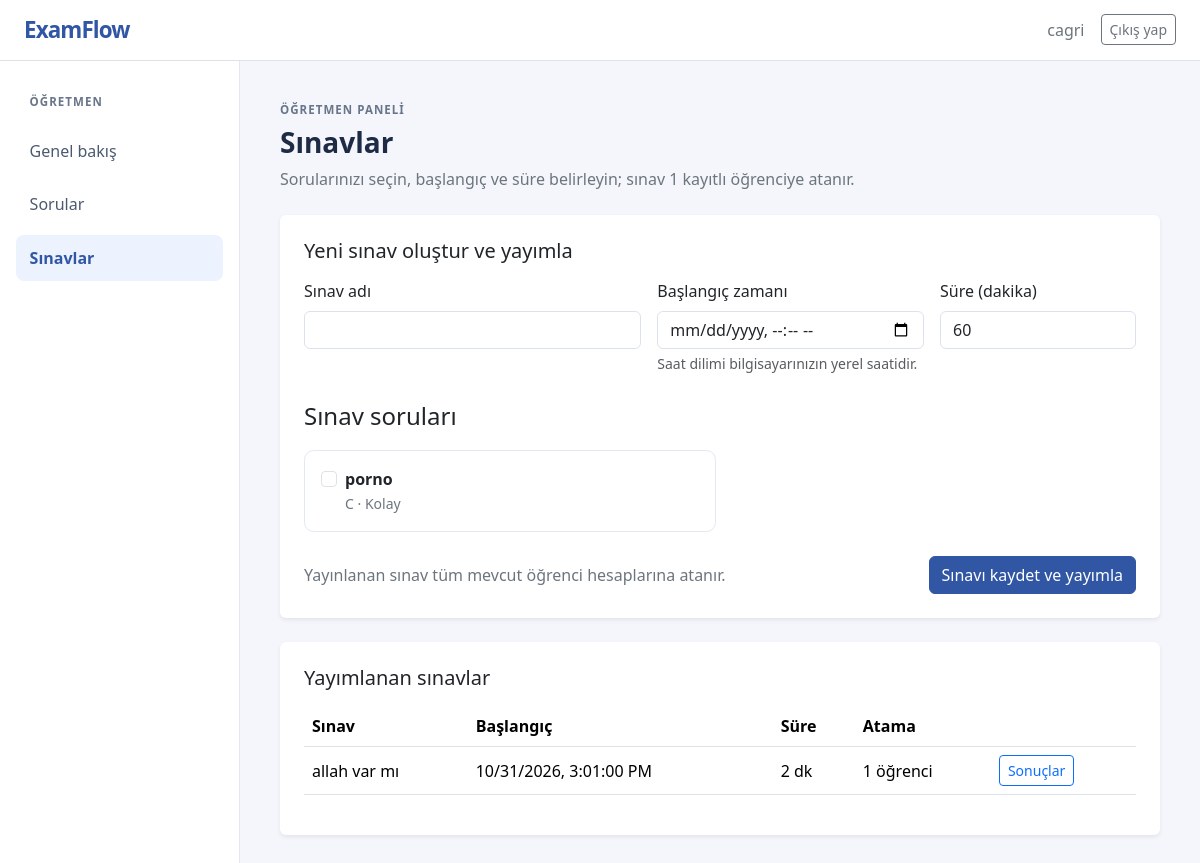
Screenshot of /teacher/exams (signed in) with the database file from the repository.
### examflow/models.py (models this page shows, shortened)
class User(UserMixin, db.Model):
    __tablename__ = "users"
    __table_args__ = (
        CheckConstraint(
            "role IN ('teacher', 'student')",
            name="ck_users_role",
        ),
    )
    id = db.Column(db.Integer, primary_key=True)
    username = db.Column(db.String(80), unique=True, nullable=False)
    full_name = db.Column(db.String(120), nullable=False)
    password_hash = db.Column(db.String(255), nullable=False)
    role = db.Column(db.String(20), nullable=False)

class Question(db.Model):
    __tablename__ = "questions"
    __table_args__ = (
        CheckConstraint(
            "difficulty IN ('easy', 'medium', 'hard')",
            name="ck_questions_difficulty",
        ),
    )
    id = db.Column(db.Integer, primary_key=True)
    teacher_id = db.Column(db.Integer, db.ForeignKey("users.id"), nullable=False)
    category_id = db.Column(
        db.Integer, db.ForeignKey("question_categories.id"), nullable=False
    )
    text = db.Column(db.Text, nullable=False)
    difficulty = db.Column(db.String(10), nullable=False)
    category = db.relationship("QuestionCategory")
    options = db.relationship(
        "QuestionOption",
        backref="question",
        cascade="all, delete-orphan",
        order_by="QuestionOption.id",
    )

class QuestionCategory(db.Model):
    __tablename__ = "question_categories"
    __table_args__ = (
        UniqueConstraint("teacher_id", "name", name="uq_category_teacher_name"),
    )
    id = db.Column(db.Integer, primary_key=True)
    teacher_id = db.Column(db.Integer, db.ForeignKey("users.id"), nullable=False)
    name = db.Column(db.String(80), nullable=False)
    teacher = db.relationship("User")

class Exam(db.Model):
    __tablename__ = "exams"
    __table_args__ = (
        CheckConstraint(
            "duration_minutes BETWEEN 1 AND 480",
            name="ck_exams_duration",
        ),
    )
    id = db.Column(db.Integer, primary_key=True)
    teacher_id = db.Column(db.Integer, db.ForeignKey("users.id"), nullable=False)
    title = db.Column(db.String(120), nullable=False)
    starts_at = db.Column(db.DateTime, nullable=False)
    duration_minutes = db.Column(db.Integer, nullable=False)
    created_at = db.Column(db.DateTime, nullable=False)
    exam_questions = db.relationship(
        "ExamQuestion",
        backref="exam",
        cascade="all, delete-orphan",
        order_by="ExamQuestion.position",
    )
    assignments = db.relationship(
        "ExamAssignment",
        backref="exam",
        cascade="all, delete-orphan",
    )

### examflow/teacher/routes.py (the view, shortened to what this page needs)
@teacher_bp.route("/exams", methods=["GET", "POST"])
@roles_required("teacher")
def exams():
    questions = (
        Question.query.filter_by(teacher_id=current_user.id)
        .order_by(Question.id.desc())
        .all()
    )
    exam_list = (
        Exam.query.filter_by(teacher_id=current_user.id)
        .order_by(Exam.starts_at.desc())
        .all()
    )
    return render_template(
        "teacher/exams.html",
        questions=questions,
        exams=exam_list,
        now=_utc_now(),
        student_count=User.query.filter_by(role="student").count(),
    )

### examflow/models.py (called while the page is built)
@login_manager.user_loader
def load_user(user_id):
    try:
        user_id = int(user_id)
    except (TypeError, ValueError):
        return None
    return db.session.get(User, user_id)

### examflow/teacher/routes.py (called while the page is built)
def _utc_now():
    return datetime.now(timezone.utc).replace(tzinfo=None)

### templates/teacher/exams.html (shortened to what this page needs)
{% extends "base.html" %}
{% block body %}
<nav class="navbar bg-white border-bottom">
    <div class="container-fluid px-4">
        <a class="navbar-brand brand-mark" href="{{ url_for('teacher.dashboard') }}">ExamFlow</a>
        <div class="d-flex align-items-center gap-3">
            <span class="text-secondary">{{ current_user.full_name }}</span>
            <form method="post" action="{{ url_for('auth.logout') }}">
                <button class="btn btn-outline-secondary btn-sm" type="submit">Çıkış yap</button>
            </form>
        </div>
    </div>
</nav>
<div class="dashboard-layout">
    <aside class="dashboard-sidebar">
        <span class="sidebar-label">ÖĞRETMEN</span>
        <a class="sidebar-link" href="{{ url_for('teacher.dashboard') }}">Genel bakış</a>
        <a class="sidebar-link" href="{{ url_for('teacher.questions') }}">Sorular</a>
        <a class="sidebar-link active" href="{{ url_for('teacher.exams') }}">Sınavlar</a>
    </aside>
    <main class="dashboard-content">
        <p class="eyebrow mb-2">ÖĞRETMEN PANELİ</p>
        <h1 class="h3 fw-semibold">Sınavlar</h1>
        <p class="text-secondary mt-2">Sorularınızı seçin, başlangıç ve süre belirleyin; sınav {{ student_count }} kayıtlı öğrenciye atanır.</p>
        <section class="card border-0 shadow-sm mt-4">
            <div class="card-body p-4">
                <h2 class="h5 mb-3">Yeni sınav oluştur ve yayımla</h2>
                {% if not questions %}
                    <p class="text-secondary">Sınav oluşturmadan önce <a href="{{ url_for('teacher.questions') }}">soru bankasına</a> soru ekleyin.</p>
                {% else %}
                <form method="post" id="exam-form">
                    <div class="row g-3">
                        <div class="col-12 col-lg-5">
                            <label class="form-label" for="title">Sınav adı</label>
                            <input class="form-control" id="title" name="title" maxlength="120" required>
                        </div>
                        <div class="col-12 col-md-6 col-lg-4">
                            <label class="form-label" for="starts_at_local">Başlangıç zamanı</label>
                            <input class="form-control" id="starts_at_local" name="starts_at_local" type="datetime-local" required>
                            <div class="form-text">Saat dilimi bilgisayarınızın yerel saatidir.</div>
                        </div>
                        <div class="col-12 col-md-6 col-lg-3">
                            <label class="form-label" for="duration_minutes">Süre (dakika)</label>
                            <input class="form-control" id="duration_minutes" name="duration_minutes" type="number" min="1" max="480" value="60" required>
                        </div>
                    </div>
                    <fieldset class="mt-4">
                        <legend class="form-label">Sınav soruları</legend>
                        <div class="row g-2">
                            {% for question in questions %}
                                <label class="col-12 col-lg-6">
                                    <span class="question-choice card card-body h-100">
                                        <span class="d-flex gap-2">
                                            <input class="form-check-input mt-1" type="checkbox" name="question_ids" value="{{ question.id }}">
                                            <span>
                                                <span class="d-block fw-semibold">{{ question.text }}</span>
                                                <small class="text-secondary">{{ question.category.name }} · {{ {'easy': 'Kolay', 'medium': 'Orta', 'hard': 'Zor'}[question.difficulty] }}</small>
                                            </span>
                                        </span>
                                    </span>
                                </label>
                            {% endfor %}
                        </div>
                    </fieldset>
                    <div class="d-flex flex-wrap justify-content-between align-items-center gap-3 mt-4">
                        <span class="text-secondary">Yayınlanan sınav tüm mevcut öğrenci hesaplarına atanır.</span>
                        <button class="btn btn-primary" type="submit">Sınavı kaydet ve yayımla</button>
                    </div>
                </form>
                {% endif %}
            </div>
        </section>
        <section class="card border-0 shadow-sm mt-4">
            <div class="card-body p-4">
                <h2 class="h5 mb-3">Yayımlanan sınavlar</h2>
                {% if exams %}
                    <div class="table-responsive">
                        <table class="table align-middle">
                            <thead><tr><th>Sınav</th><th>Başlangıç</th><th>Süre</th><th>Atama</th><th></th></tr></thead>
                            <tbody>
                                {% for exam in exams %}
                                    <tr>
                                        <td>{{ exam.title }}</td>
                                        <td><time class="local-time" data-utc="{{ exam.starts_at.isoformat() }}Z">{{ exam.starts_at.strftime('%Y-%m-%d %H:%M') }} UTC</time></td>
                                        <td>{{ exam.duration_minutes }} dk</td>
                                        <td>{{ exam.assignments|length }} öğrenci</td>
                                        <td><a class="btn btn-sm btn-outline-primary" href="{{ url_for('teacher.exam_results', exam_id=exam.id) }}">Sonuçlar</a></td>
                                    </tr>
                                {% endfor %}
                            </tbody>
                        </table>
                    </div>
                {% else %}
                    <p class="text-secondary mb-0">Henüz sınav yayımlanmamış.</p>
                {% endif %}
            </div>
        </section>
    </main>
</div>
{% endblock %}

### static/css/app.css (style rules this page uses)
:root { --examflow-ink: #1d2b45; --examflow-muted: #68758a; --examflow-blue: #3156a4; --examflow-background: #f4f6fb; }
body { min-height: 100vh; color: var(--examflow-ink); background: var(--examflow-background); }
.brand-mark { color: var(--examflow-blue); font-size: 1.4rem; font-weight: 700; letter-spacing: -0.04em; text-decoration: none; }
.form-control { border-color: #dce2ed; }
.btn-primary { border-color: var(--examflow-blue); background-color: var(--examflow-blue); }
.dashboard-layout { display: grid; min-height: calc(100vh - 57px); grid-template-columns: 240px minmax(0, 1fr); }
.dashboard-sidebar { display: flex; flex-direction: column; gap: 0.45rem; padding: 2rem 1rem; border-right: 1px solid #e4e8f0; background: #fff; }
.sidebar-label, .eyebrow { color: var(--examflow-muted); font-size: 0.72rem; font-weight: 700; letter-spacing: 0.09em; }
.sidebar-label { padding: 0 0.85rem 0.65rem; }
.sidebar-link { padding: 0.7rem 0.85rem; border-radius: 0.5rem; color: #4c5a70; text-decoration: none; }
.sidebar-link.active { color: var(--examflow-blue); background: #edf2ff; font-weight: 600; }
.question-choice, .answer-option { border: 1px solid #e4e8f0; border-radius: 0.6rem; background: #fff; }
.question-choice { cursor: pointer; transition: border-color 0.12s ease-in-out; }
.dashboard-content { width: min(100%, 1100px); padding: 2.5rem; }

### rows the page displays
User: full_name "cagri"
Question: text "porno", category.name "C", difficulty "Kolay"
Exam: title "allah var mı", duration_minutes "2", assignments|length "1"

### other values shown
{{ student_count }} "1"
